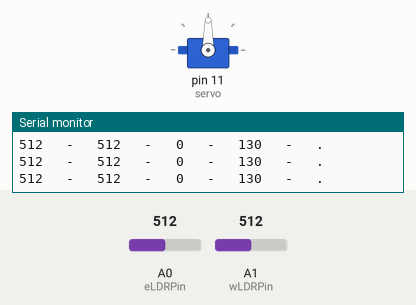
This sketch was run on a simulated Arduino Uno, built with avr-gcc and run on an emulated ATmega328P. Parts: servo, the last lines printed to the serial monitor. The test bench sets the inputs (shaded band); at power-on: A0 (eLDRPin) = 512, A1 (wLDRPin) = 512.

Above: at 1.2 s.
1.3 s: A0 (eLDRPin) set to 491
At 1.46 s:
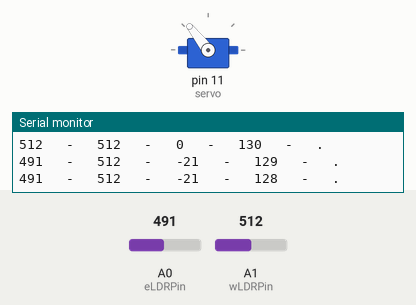
4.3 s: A1 (wLDRPin) set to 487
At 4.3 s:
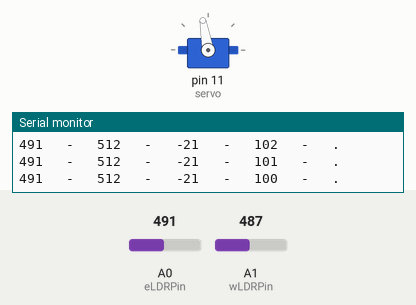
7.3 s: A1 (wLDRPin) set to 511
At 9.55 s:
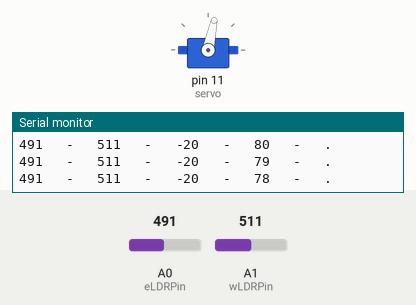
10.3 s: A1 (wLDRPin) set to 390
13.3 s: A1 (wLDRPin) set to 716
At 22.2 s:
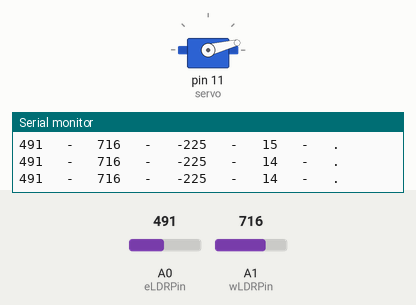
22.3 s: A0 (eLDRPin) set to 599
23.8 s: A0 (eLDRPin) set to 634
Timing chart, 0 to 26.8 s (numbered marks = the images above; inputs shaded):
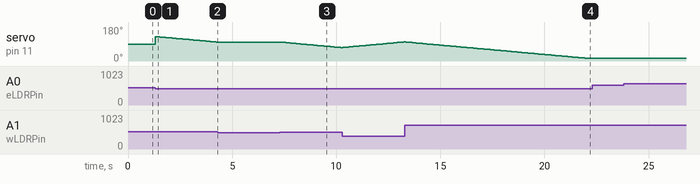

The sketch:

Source_Code.ino
```cpp
#include <Servo.h>

Servo servo;   // Create a servo object to control the servo
int eLDRPin = A0; // Assign pins to the LDR's
int wLDRPin = A1;
int eastLDR = 0; //Create variables to store to LDR readings
int westLDR = 0;
int difference = 0; //Create a variable to compare the two LDR's
int error = 10;  // Variable for is there is a noticable difference between the tow LDR's
int servoSet = 130; //Variable for position of servo - will be different for each device


void setup() {
  servo.attach(11);   //attaches the servo object to PWM pin 9
  Serial.begin(9600);
}

void loop() {
  eastLDR = analogRead(eLDRPin); //Read the LDR values
  westLDR = analogRead(wLDRPin);

  if (eastLDR < 400 && westLDR < 400)
  {  //Check to see if there is low light on both LDR's
    while ( servoSet <= 140)
    servoSet >= 15;
    {     // if so, send panels back to east for the sunrise
      servoSet ++;
      servo.write(servoSet);
      delay(100);
    }
  }

  difference = eastLDR - westLDR ; //Check the difference
  if (difference > 10) {          //Send the panel towards the LDR with a higher reading
    if (servoSet <= 140) {
      servoSet ++;
      servo.write(servoSet);
    }
  } else if (difference < -10) {
    if (servoSet >= 15) {
      servoSet --;
      servo.write(servoSet);
    }
  }
  Serial.print(eastLDR);      //Serial monitor can be useful for debugging/setting up
  Serial.print("   -   ");    //Use it to see if your LDR's are noticeably different when
  Serial.print(westLDR);      //They have equal light shining on them, if so, correct with the error value
  Serial.print("   -   ");
  Serial.print(difference);
  Serial.print("   -   ");
  Serial.print(servoSet);     //Fine tune the servo settings, to maximise swing available
  Serial.print("   -   ");
  Serial.println(".");
  delay(100);
}
```

Measured:
- the behaviour switches between 502 and 501 on A0 (eLDRPin) (found by bisection; images 0 and 1)
- the behaviour switches between 502 and 501 on A1 (wLDRPin) (found by bisection; images 1 and 2)
- after the input at 1.3 s, servo on pin 11 (servo): 90° → 129° at once, → 128° 0.10 s later, → 127° 0.10 s later, → 126° 0.10 s later, … (30 changes in this stretch)
- after the input at 4.3 s, servo on pin 11 (servo): stays 100° (without the input it goes to 99° after 0.05 s)
- after the input at 7.3 s, servo on pin 11 (servo): moves from 100° to 71° over 2.8 s, starting after 0.08 s
